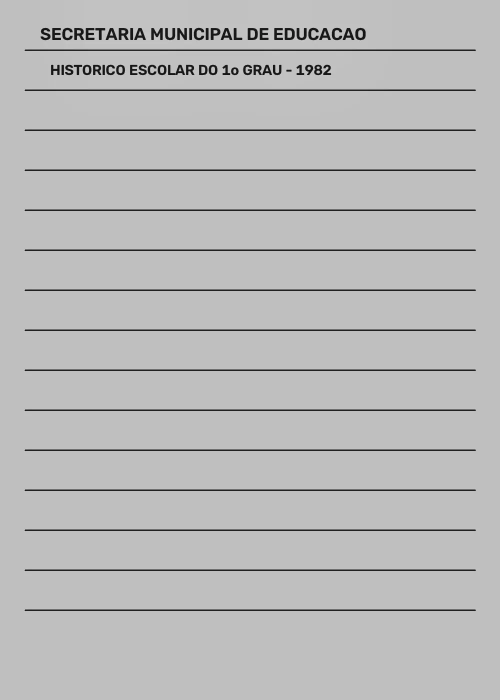
#> input picture data_local/imagens_webp/sessao_3bf41860-921c-4959-a87f-0ee64c66287d_pag_1_b6ae71.webp, 1000 x 1400 px (shown at 1/2 size)
$ python -i image_processor.py   (imports and definitions only)   (older library calls are emulated)
#> lines starting #> are read from the running program, lines starting #| are printed output that depends on the picture; after the words box and inside, x2 and y2 are one past the last pixel; in counts of white or black regions, pixels touching at a corner belong together
#> further down, picture is the input picture: shape (1400, 1000, 3); mean B, G, R 185.1, 185.1, 185.1
"""
Módulo de Processamento de Imagens e Porteiro de Qualidade OpenCV
================================================================
Implementa as verificações automáticas de qualidade fotográfica e
o pipeline de melhoria e compressão WebP conforme Seção 6.3 do SPEC.md:

1. Teste Anti-Tremido (Foco):
   - Converte para escala de cinza e redimensiona para largura base de 1200px.
   - Calcula a variância do operador Laplaciano (cv2.Laplacian).
   - Rejeita se valor for menor que 80.0 com mensagem amigável e orientativa.
2. Teste de Escuridão e Estouro de Flash:
   - Rejeita fotos escuras/com sombra se brilho médio dos pixels for menor que 55.
   - Rejeita estouro de flash se mais de 25% da área central tiver pixels > 248.
3. Melhoria Documental e Compressão WebP:
   - Aplica realce adaptativo de contraste (CLAHE no canal Luminância L* do espaço LAB)
     para revitalizar letras e números em papel antigo amarelado.
   - Redimensiona proporcionalmente limitando o maior lado a 1750 pixels (~200 DPI em A4).
   - Salva em formato .webp com quality=78 e method=6, produzindo arquivos entre 180KB e 350KB.
"""

import io
import os
import uuid
from dataclasses import dataclass
from pathlib import Path
from typing import Any, Dict, Optional, Tuple, Union

import cv2
import numpy as np
from PIL import Image


# Diretório padrão para armazenamento definitivo das páginas WebP
DIR_IMAGENS_WEBP = Path(__file__).resolve().parent / "data_local" / "imagens_webp"
# [1 line not run here, left out]


class QualidadeInsuficienteError(Exception):
    """Exceção levantada quando uma foto é rejeitada pelo Porteiro de Qualidade."""
    # [5 lines left out: function __init__, not called in this run]


@dataclass
class QualidadeFotoResult:
    """Resultado da análise do Porteiro de Qualidade."""
    aprovado: bool
    motivo_rejeicao: Optional[str]
    codigo_erro: Optional[str]
    score_nitidez: float
    brilho_medio: float
    pct_estouro_centro: float
    densidade_bordas: float = 0.0

    # [219 lines left out: functions to_dict, carregar_imagem_bgr, avaliar_qualidade_imagem, not called in this run]


# ==============================================================================
# PIPELINE DE MELHORIA DOCUMENTAL E COMPRESSÃO WEBP
# ==============================================================================

def aplicar_melhoria_clahe(
    bgr: np.ndarray,
    clip_limit: float = 2.0,
    tile_grid_size: Tuple[int, int] = (8, 8)
) -> np.ndarray:
    """
    Aplica equalização de histograma adaptativa limitada por contraste (CLAHE)
    no canal L* do espaço de cores LAB.
    Realça nitidamente textos datilografados, manuscritos a lápis/caneta azul
    e notas desbotadas em folhas amareladas pelo tempo, sem estourar as cores.
    """
#> called with clip_limit = 2, tile_grid_size = (8, 8)
    lab = cv2.cvtColor(bgr, cv2.COLOR_BGR2LAB)
#> lab: shape (1400, 1000, 3); mean of channels 0, 1, 2 190.8, 128, 128
    l_channel, a_channel, b_channel = cv2.split(lab)
#> a_channel: shape (1400, 1000); every value is 128
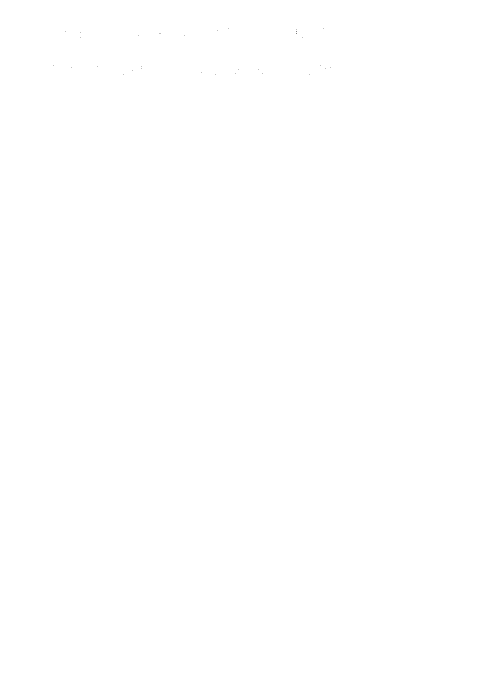
#> b_channel: shape (1400, 1000) (shown at 1/2 size); values 127 (black) and 128 (white), 100% white; black in thin lines or dots, all inside (x1, y1, x2, y2) = (106, 57, 662, 150)

    clahe = cv2.createCLAHE(clipLimit=clip_limit, tileGridSize=tile_grid_size)
    l_melhorado = clahe.apply(l_channel)

    lab_melhorado = cv2.merge((l_melhorado, a_channel, b_channel))
#> lab_melhorado: shape (1400, 1000, 3); mean of channels 0, 1, 2 190.6, 128, 128
    return cv2.cvtColor(lab_melhorado, cv2.COLOR_LAB2BGR)


# [102 lines left out: functions redimensionar_documento, comprimir_para_webp, processar_pagina_documento, not called in this run]

>>> import cv2
>>> picture = cv2.imread('data_local/imagens_webp/sessao_3bf41860-921c-4959-a87f-0ee64c66287d_pag_1_b6ae71.webp')
>>> result = aplicar_melhoria_clahe(picture)
